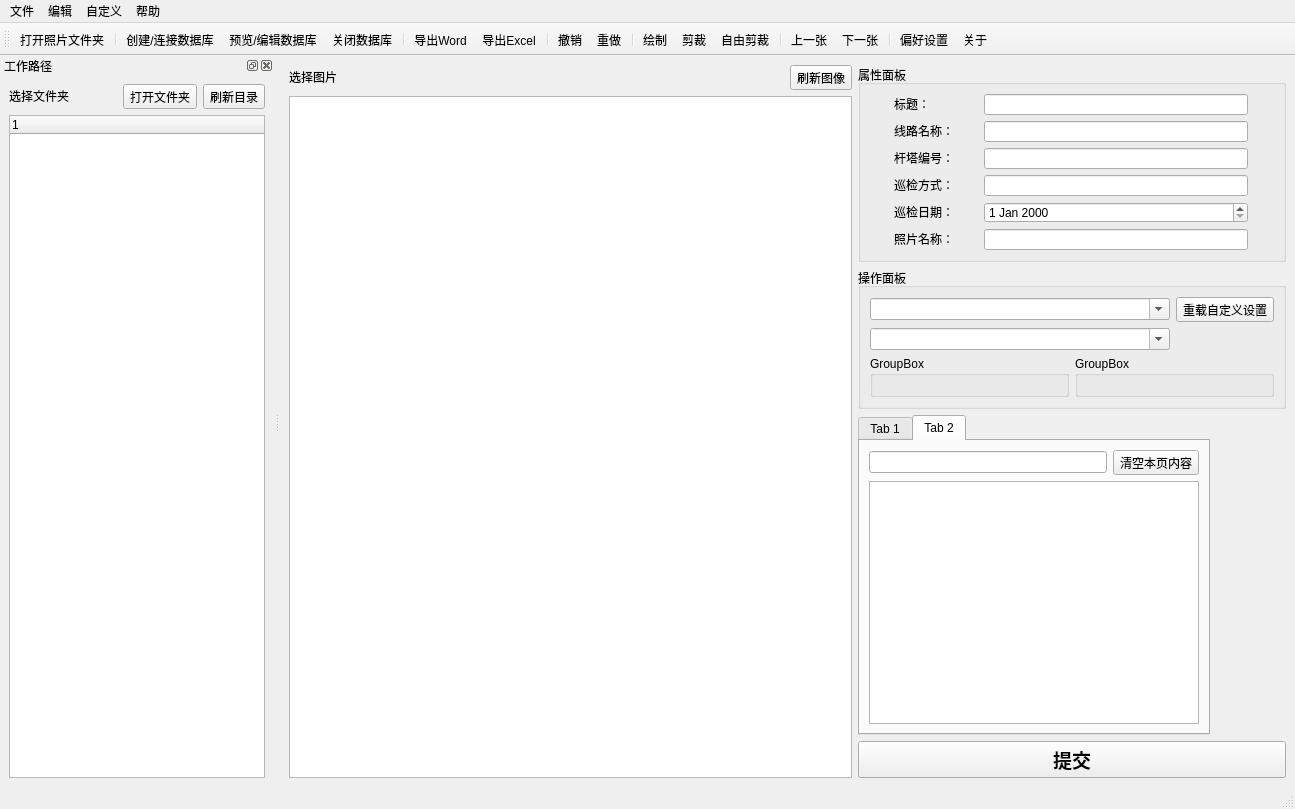
<?xml version="1.0" encoding="UTF-8"?>
<ui version="4.0">
 <class>MainWindow</class>
 <widget class="QMainWindow" name="MainWindow">
  <property name="geometry">
   <rect>
    <x>0</x>
    <y>0</y>
    <width>1295</width>
    <height>792</height>
   </rect>
  </property>
  <property name="windowTitle">
   <string>MainWindow</string>
  </property>
  <widget class="QWidget" name="centralwidget">
   <layout class="QHBoxLayout" name="horizontalLayout_6">
    <item>
     <layout class="QVBoxLayout" name="verticalLayout_4">
      <item>
       <layout class="QHBoxLayout" name="horizontalLayout_5">
        <item>
         <widget class="QLabel" name="label_8">
          <property name="text">
           <string>&lt;html&gt;&lt;head/&gt;&lt;body&gt;&lt;p&gt;选择图片&lt;/p&gt;&lt;/body&gt;&lt;/html&gt;</string>
          </property>
         </widget>
        </item>
        <item>
         <widget class="QToolButton" name="toolButton_5">
          <property name="statusTip">
           <string>刷新图像</string>
          </property>
          <property name="text">
           <string>刷新图像</string>
          </property>
          <property name="icon">
           <iconset resource="DLXJResources.qrc">
            <normaloff>:/assets/icon/refresh.png</normaloff>:/assets/icon/refresh.png</iconset>
          </property>
         </widget>
        </item>
       </layout>
      </item>
      <item>
       <widget class="QGraphicsView" name="gv_main_viewport"/>
      </item>
     </layout>
    </item>
    <item>
     <layout class="QVBoxLayout" name="verticalLayout_2">
      <item>
       <widget class="QGroupBox" name="groupBox">
        <property name="sizePolicy">
         <sizepolicy hsizetype="Preferred" vsizetype="Preferred">
          <horstretch>0</horstretch>
          <verstretch>0</verstretch>
         </sizepolicy>
        </property>
        <property name="title">
         <string>属性面板</string>
        </property>
        <layout class="QVBoxLayout" name="verticalLayout_3">
         <item>
          <layout class="QGridLayout" name="gridLayout">
           <item row="3" column="0">
            <widget class="QLabel" name="label_5">
             <property name="sizePolicy">
              <sizepolicy hsizetype="Fixed" vsizetype="Fixed">
               <horstretch>0</horstretch>
               <verstretch>0</verstretch>
              </sizepolicy>
             </property>
             <property name="minimumSize">
              <size>
               <width>60</width>
               <height>21</height>
              </size>
             </property>
             <property name="text">
              <string>&lt;html&gt;&lt;head/&gt;&lt;body&gt;&lt;p&gt;巡检方式：&lt;/p&gt;&lt;/body&gt;&lt;/html&gt;</string>
             </property>
            </widget>
           </item>
           <item row="2" column="0">
            <widget class="QLabel" name="label_4">
             <property name="sizePolicy">
              <sizepolicy hsizetype="Fixed" vsizetype="Fixed">
               <horstretch>0</horstretch>
               <verstretch>0</verstretch>
              </sizepolicy>
             </property>
             <property name="minimumSize">
              <size>
               <width>60</width>
               <height>21</height>
              </size>
             </property>
             <property name="text">
              <string>&lt;html&gt;&lt;head/&gt;&lt;body&gt;&lt;p&gt;杆塔编号：&lt;/p&gt;&lt;/body&gt;&lt;/html&gt;</string>
             </property>
            </widget>
           </item>
           <item row="5" column="0">
            <widget class="QLabel" name="label_7">
             <property name="sizePolicy">
              <sizepolicy hsizetype="Fixed" vsizetype="Fixed">
               <horstretch>0</horstretch>
               <verstretch>0</verstretch>
              </sizepolicy>
             </property>
             <property name="minimumSize">
              <size>
               <width>60</width>
               <height>21</height>
              </size>
             </property>
             <property name="text">
              <string>&lt;html&gt;&lt;head/&gt;&lt;body&gt;&lt;p&gt;照片名称：&lt;/p&gt;&lt;/body&gt;&lt;/html&gt;</string>
             </property>
            </widget>
           </item>
           <item row="4" column="0">
            <widget class="QLabel" name="label_6">
             <property name="sizePolicy">
              <sizepolicy hsizetype="Fixed" vsizetype="Fixed">
               <horstretch>0</horstretch>
               <verstretch>0</verstretch>
              </sizepolicy>
             </property>
             <property name="minimumSize">
              <size>
               <width>60</width>
               <height>21</height>
              </size>
             </property>
             <property name="text">
              <string>&lt;html&gt;&lt;head/&gt;&lt;body&gt;&lt;p&gt;巡检日期：&lt;/p&gt;&lt;/body&gt;&lt;/html&gt;</string>
             </property>
            </widget>
           </item>
           <item row="1" column="0">
            <widget class="QLabel" name="label_3">
             <property name="sizePolicy">
              <sizepolicy hsizetype="Fixed" vsizetype="Fixed">
               <horstretch>0</horstretch>
               <verstretch>0</verstretch>
              </sizepolicy>
             </property>
             <property name="minimumSize">
              <size>
               <width>60</width>
               <height>21</height>
              </size>
             </property>
             <property name="text">
              <string>&lt;html&gt;&lt;head/&gt;&lt;body&gt;&lt;p&gt;线路名称：&lt;/p&gt;&lt;/body&gt;&lt;/html&gt;</string>
             </property>
            </widget>
           </item>
           <item row="0" column="0">
            <widget class="QLabel" name="label_2">
             <property name="sizePolicy">
              <sizepolicy hsizetype="Fixed" vsizetype="Fixed">
               <horstretch>0</horstretch>
               <verstretch>0</verstretch>
              </sizepolicy>
             </property>
             <property name="minimumSize">
              <size>
               <width>60</width>
               <height>21</height>
              </size>
             </property>
             <property name="text">
              <string>&lt;html&gt;&lt;head/&gt;&lt;body&gt;&lt;p&gt;标题：&lt;/p&gt;&lt;/body&gt;&lt;/html&gt;</string>
             </property>
            </widget>
           </item>
           <item row="0" column="1">
            <widget class="QLineEdit" name="lineEdit">
             <property name="sizePolicy">
              <sizepolicy hsizetype="Fixed" vsizetype="Fixed">
               <horstretch>0</horstretch>
               <verstretch>0</verstretch>
              </sizepolicy>
             </property>
             <property name="minimumSize">
              <size>
               <width>264</width>
               <height>21</height>
              </size>
             </property>
            </widget>
           </item>
           <item row="1" column="1">
            <widget class="QLineEdit" name="lineEdit_2">
             <property name="sizePolicy">
              <sizepolicy hsizetype="Fixed" vsizetype="Fixed">
               <horstretch>0</horstretch>
               <verstretch>0</verstretch>
              </sizepolicy>
             </property>
             <property name="minimumSize">
              <size>
               <width>264</width>
               <height>21</height>
              </size>
             </property>
            </widget>
           </item>
           <item row="2" column="1">
            <widget class="QLineEdit" name="lineEdit_3">
             <property name="sizePolicy">
              <sizepolicy hsizetype="Fixed" vsizetype="Fixed">
               <horstretch>0</horstretch>
               <verstretch>0</verstretch>
              </sizepolicy>
             </property>
             <property name="minimumSize">
              <size>
               <width>264</width>
               <height>21</height>
              </size>
             </property>
            </widget>
           </item>
           <item row="3" column="1">
            <widget class="QLineEdit" name="lineEdit_4">
             <property name="sizePolicy">
              <sizepolicy hsizetype="Fixed" vsizetype="Fixed">
               <horstretch>0</horstretch>
               <verstretch>0</verstretch>
              </sizepolicy>
             </property>
             <property name="minimumSize">
              <size>
               <width>264</width>
               <height>21</height>
              </size>
             </property>
            </widget>
           </item>
           <item row="4" column="1">
            <widget class="QDateEdit" name="dateEdit">
             <property name="sizePolicy">
              <sizepolicy hsizetype="Fixed" vsizetype="Fixed">
               <horstretch>0</horstretch>
               <verstretch>0</verstretch>
              </sizepolicy>
             </property>
             <property name="minimumSize">
              <size>
               <width>264</width>
               <height>21</height>
              </size>
             </property>
            </widget>
           </item>
           <item row="5" column="1">
            <widget class="QLineEdit" name="lineEdit_5">
             <property name="sizePolicy">
              <sizepolicy hsizetype="Fixed" vsizetype="Fixed">
               <horstretch>0</horstretch>
               <verstretch>0</verstretch>
              </sizepolicy>
             </property>
             <property name="minimumSize">
              <size>
               <width>264</width>
               <height>21</height>
              </size>
             </property>
            </widget>
           </item>
          </layout>
         </item>
        </layout>
       </widget>
      </item>
      <item>
       <widget class="QGroupBox" name="groupBox_2">
        <property name="sizePolicy">
         <sizepolicy hsizetype="Preferred" vsizetype="Preferred">
          <horstretch>0</horstretch>
          <verstretch>0</verstretch>
         </sizepolicy>
        </property>
        <property name="title">
         <string>操作面板</string>
        </property>
        <layout class="QVBoxLayout" name="verticalLayout_5">
         <item>
          <layout class="QGridLayout" name="gridLayout_4">
           <item row="0" column="0">
            <widget class="QComboBox" name="cb_cb1">
             <property name="sizePolicy">
              <sizepolicy hsizetype="Fixed" vsizetype="Fixed">
               <horstretch>0</horstretch>
               <verstretch>0</verstretch>
              </sizepolicy>
             </property>
             <property name="minimumSize">
              <size>
               <width>300</width>
               <height>22</height>
              </size>
             </property>
             <property name="editable">
              <bool>true</bool>
             </property>
            </widget>
           </item>
           <item row="0" column="1">
            <widget class="QToolButton" name="toolButton_3">
             <property name="statusTip">
              <string>重载配置文件</string>
             </property>
             <property name="text">
              <string>重载自定义设置</string>
             </property>
             <property name="icon">
              <iconset resource="DLXJResources.qrc">
               <normaloff>:/assets/icon/reload.png</normaloff>:/assets/icon/reload.png</iconset>
             </property>
            </widget>
           </item>
           <item row="1" column="0">
            <widget class="QComboBox" name="cb_cb2">
             <property name="sizePolicy">
              <sizepolicy hsizetype="Fixed" vsizetype="Fixed">
               <horstretch>0</horstretch>
               <verstretch>0</verstretch>
              </sizepolicy>
             </property>
             <property name="minimumSize">
              <size>
               <width>300</width>
               <height>22</height>
              </size>
             </property>
             <property name="editable">
              <bool>true</bool>
             </property>
            </widget>
           </item>
          </layout>
         </item>
         <item>
          <layout class="QHBoxLayout" name="horizontalLayout_4">
           <item>
            <widget class="QGroupBox" name="gb_rb1">
             <property name="sizePolicy">
              <sizepolicy hsizetype="Preferred" vsizetype="Preferred">
               <horstretch>0</horstretch>
               <verstretch>0</verstretch>
              </sizepolicy>
             </property>
             <property name="title">
              <string>GroupBox</string>
             </property>
             <layout class="QVBoxLayout" name="verticalLayout_6">
              <item>
               <layout class="QGridLayout" name="gl_rb1"/>
              </item>
             </layout>
            </widget>
           </item>
           <item>
            <widget class="QGroupBox" name="gb_rb2">
             <property name="sizePolicy">
              <sizepolicy hsizetype="Preferred" vsizetype="Preferred">
               <horstretch>0</horstretch>
               <verstretch>0</verstretch>
              </sizepolicy>
             </property>
             <property name="title">
              <string>GroupBox</string>
             </property>
             <layout class="QVBoxLayout" name="verticalLayout_7">
              <item>
               <layout class="QGridLayout" name="gl_rb2"/>
              </item>
             </layout>
            </widget>
           </item>
          </layout>
         </item>
        </layout>
       </widget>
      </item>
      <item>
       <widget class="QTabWidget" name="tabWidget">
        <property name="sizePolicy">
         <sizepolicy hsizetype="Fixed" vsizetype="Expanding">
          <horstretch>0</horstretch>
          <verstretch>0</verstretch>
         </sizepolicy>
        </property>
        <property name="minimumSize">
         <size>
          <width>352</width>
          <height>320</height>
         </size>
        </property>
        <property name="currentIndex">
         <number>1</number>
        </property>
        <widget class="QWidget" name="tab">
         <attribute name="title">
          <string>Tab 1</string>
         </attribute>
         <layout class="QVBoxLayout" name="verticalLayout_8">
          <item>
           <layout class="QHBoxLayout" name="horizontalLayout_2">
            <item>
             <widget class="QLineEdit" name="le_tb1"/>
            </item>
            <item>
             <widget class="QToolButton" name="tb_clear_tab1">
              <property name="statusTip">
               <string>清除本页内容</string>
              </property>
              <property name="text">
               <string>清空本页内容</string>
              </property>
              <property name="icon">
               <iconset resource="DLXJResources.qrc">
                <normaloff>:/assets/icon/clear.png</normaloff>:/assets/icon/clear.png</iconset>
              </property>
             </widget>
            </item>
           </layout>
          </item>
          <item>
           <widget class="QGraphicsView" name="gv_tb1"/>
          </item>
         </layout>
        </widget>
        <widget class="QWidget" name="tab_2">
         <attribute name="title">
          <string>Tab 2</string>
         </attribute>
         <layout class="QVBoxLayout" name="verticalLayout_9">
          <item>
           <layout class="QHBoxLayout" name="horizontalLayout_3">
            <item>
             <widget class="QLineEdit" name="le_tb2"/>
            </item>
            <item>
             <widget class="QToolButton" name="tb_clear_tb2">
              <property name="statusTip">
               <string>清除本页内容</string>
              </property>
              <property name="text">
               <string>清空本页内容</string>
              </property>
              <property name="icon">
               <iconset resource="DLXJResources.qrc">
                <normaloff>:/assets/icon/clear.png</normaloff>:/assets/icon/clear.png</iconset>
              </property>
             </widget>
            </item>
           </layout>
          </item>
          <item>
           <widget class="QGraphicsView" name="gv_tab2"/>
          </item>
         </layout>
        </widget>
       </widget>
      </item>
      <item>
       <widget class="QPushButton" name="pb_commit_Db">
        <property name="font">
         <font>
          <pointsize>14</pointsize>
          <bold>true</bold>
         </font>
        </property>
        <property name="text">
         <string>提交</string>
        </property>
        <property name="icon">
         <iconset resource="DLXJResources.qrc">
          <normaloff>:/assets/icon/commit.png</normaloff>:/assets/icon/commit.png</iconset>
        </property>
        <property name="iconSize">
         <size>
          <width>20</width>
          <height>20</height>
         </size>
        </property>
       </widget>
      </item>
     </layout>
    </item>
   </layout>
  </widget>
  <widget class="QMenuBar" name="menubar">
   <property name="geometry">
    <rect>
     <x>0</x>
     <y>0</y>
     <width>1295</width>
     <height>22</height>
    </rect>
   </property>
   <widget class="QMenu" name="menu">
    <property name="title">
     <string>文件</string>
    </property>
    <addaction name="action_open"/>
    <addaction name="separator"/>
    <addaction name="action_link_db"/>
    <addaction name="action_edit_db"/>
    <addaction name="action_close_db"/>
    <addaction name="separator"/>
    <addaction name="action_export_docx"/>
    <addaction name="action_export_xlsx"/>
   </widget>
   <widget class="QMenu" name="menu_2">
    <property name="title">
     <string>编辑</string>
    </property>
    <addaction name="action_undo"/>
    <addaction name="action_redo"/>
    <addaction name="separator"/>
    <addaction name="action_paint"/>
    <addaction name="action_clip"/>
    <addaction name="action_free_clip"/>
    <addaction name="separator"/>
    <addaction name="action_previous"/>
    <addaction name="action_next"/>
   </widget>
   <widget class="QMenu" name="menu_3">
    <property name="title">
     <string>自定义</string>
    </property>
    <addaction name="action_options"/>
   </widget>
   <widget class="QMenu" name="menu_4">
    <property name="title">
     <string>帮助</string>
    </property>
    <addaction name="action_about"/>
   </widget>
   <addaction name="menu"/>
   <addaction name="menu_2"/>
   <addaction name="menu_3"/>
   <addaction name="menu_4"/>
  </widget>
  <widget class="QStatusBar" name="statusbar"/>
  <widget class="QToolBar" name="toolBar">
   <property name="windowTitle">
    <string>toolBar</string>
   </property>
   <attribute name="toolBarArea">
    <enum>TopToolBarArea</enum>
   </attribute>
   <attribute name="toolBarBreak">
    <bool>false</bool>
   </attribute>
   <addaction name="action_open"/>
   <addaction name="separator"/>
   <addaction name="action_link_db"/>
   <addaction name="action_edit_db"/>
   <addaction name="action_close_db"/>
   <addaction name="separator"/>
   <addaction name="action_export_docx"/>
   <addaction name="action_export_xlsx"/>
   <addaction name="separator"/>
   <addaction name="action_undo"/>
   <addaction name="action_redo"/>
   <addaction name="separator"/>
   <addaction name="action_paint"/>
   <addaction name="action_clip"/>
   <addaction name="action_free_clip"/>
   <addaction name="separator"/>
   <addaction name="action_previous"/>
   <addaction name="action_next"/>
   <addaction name="separator"/>
   <addaction name="action_options"/>
   <addaction name="action_about"/>
  </widget>
  <widget class="QDockWidget" name="dw_work_path">
   <property name="sizePolicy">
    <sizepolicy hsizetype="Fixed" vsizetype="Preferred">
     <horstretch>0</horstretch>
     <verstretch>0</verstretch>
    </sizepolicy>
   </property>
   <property name="minimumSize">
    <size>
     <width>274</width>
     <height>219</height>
    </size>
   </property>
   <property name="allowedAreas">
    <set>Qt::LeftDockWidgetArea|Qt::RightDockWidgetArea</set>
   </property>
   <property name="windowTitle">
    <string>工作路径</string>
   </property>
   <attribute name="dockWidgetArea">
    <number>1</number>
   </attribute>
   <widget class="QWidget" name="dockWidgetContents">
    <layout class="QVBoxLayout" name="verticalLayout">
     <item>
      <layout class="QHBoxLayout" name="horizontalLayout">
       <item>
        <widget class="QLabel" name="lbl_work_path">
         <property name="text">
          <string>&lt;html&gt;&lt;head/&gt;&lt;body&gt;&lt;p&gt;选择文件夹&lt;/p&gt;&lt;/body&gt;&lt;/html&gt;</string>
         </property>
        </widget>
       </item>
       <item>
        <widget class="QToolButton" name="tb_open">
         <property name="statusTip">
          <string>选择文件夹</string>
         </property>
         <property name="text">
          <string>打开文件夹</string>
         </property>
         <property name="icon">
          <iconset resource="DLXJResources.qrc">
           <normaloff>:/assets/icon/open_folder.png</normaloff>:/assets/icon/open_folder.png</iconset>
         </property>
        </widget>
       </item>
       <item>
        <widget class="QToolButton" name="tb_reload_work_path">
         <property name="statusTip">
          <string>刷新工作路径</string>
         </property>
         <property name="text">
          <string>刷新目录</string>
         </property>
         <property name="icon">
          <iconset resource="DLXJResources.qrc">
           <normaloff>:/assets/icon/refresh.png</normaloff>:/assets/icon/refresh.png</iconset>
         </property>
        </widget>
       </item>
      </layout>
     </item>
     <item>
      <widget class="QTreeWidget" name="tv_work_path_tree">
       <property name="sizePolicy">
        <sizepolicy hsizetype="Fixed" vsizetype="Expanding">
         <horstretch>0</horstretch>
         <verstretch>0</verstretch>
        </sizepolicy>
       </property>
       <property name="minimumSize">
        <size>
         <width>256</width>
         <height>0</height>
        </size>
       </property>
       <column>
        <property name="text">
         <string notr="true">1</string>
        </property>
       </column>
      </widget>
     </item>
    </layout>
   </widget>
  </widget>
  <action name="action_open">
   <property name="icon">
    <iconset>
     <normalon>:/assets/icon/open_folder.png</normalon>
    </iconset>
   </property>
   <property name="text">
    <string>打开照片文件夹</string>
   </property>
   <property name="shortcut">
    <string>Ctrl+O</string>
   </property>
  </action>
  <action name="action_link_db">
   <property name="icon">
    <iconset resource="DLXJResources.qrc">
     <normaloff>:/assets/icon/connect_db.PNG</normaloff>
     <normalon>icon/connect_db.PNG</normalon>:/assets/icon/connect_db.PNG</iconset>
   </property>
   <property name="text">
    <string>创建/连接数据库</string>
   </property>
   <property name="shortcut">
    <string>Ctrl+L</string>
   </property>
  </action>
  <action name="action_edit_db">
   <property name="icon">
    <iconset>
     <normalon>:/assets/icon/edit_db.PNG</normalon>
    </iconset>
   </property>
   <property name="text">
    <string>预览/编辑数据库</string>
   </property>
   <property name="shortcut">
    <string>Ctrl+D</string>
   </property>
  </action>
  <action name="action_close_db">
   <property name="icon">
    <iconset>
     <normalon>:/assets/icon/save_db.PNG</normalon>
    </iconset>
   </property>
   <property name="text">
    <string>关闭数据库</string>
   </property>
   <property name="shortcut">
    <string>Ctrl+S</string>
   </property>
  </action>
  <action name="action_export_docx">
   <property name="icon">
    <iconset>
     <normalon>:/assets/icon/word.png</normalon>
    </iconset>
   </property>
   <property name="text">
    <string>导出Word</string>
   </property>
   <property name="shortcut">
    <string>Ctrl+W</string>
   </property>
  </action>
  <action name="action_export_xlsx">
   <property name="icon">
    <iconset resource="DLXJResources.qrc">
     <normaloff>:/assets/icon/xlsx.png</normaloff>
     <normalon>icon/xlsx.png</normalon>:/assets/icon/xlsx.png</iconset>
   </property>
   <property name="text">
    <string>导出Excel</string>
   </property>
   <property name="shortcut">
    <string>Ctrl+E</string>
   </property>
  </action>
  <action name="action_undo">
   <property name="icon">
    <iconset>
     <normalon>:/assets/icon/undo.PNG</normalon>
    </iconset>
   </property>
   <property name="text">
    <string>撤销</string>
   </property>
   <property name="shortcut">
    <string>Ctrl+Z</string>
   </property>
  </action>
  <action name="action_redo">
   <property name="icon">
    <iconset>
     <normalon>:/assets/icon/redo.png</normalon>
    </iconset>
   </property>
   <property name="text">
    <string>重做</string>
   </property>
   <property name="shortcut">
    <string>Ctrl+Shift+Z</string>
   </property>
  </action>
  <action name="action_paint">
   <property name="icon">
    <iconset>
     <normalon>:/assets/icon/square_select.png</normalon>
    </iconset>
   </property>
   <property name="text">
    <string>绘制</string>
   </property>
   <property name="shortcut">
    <string>A</string>
   </property>
  </action>
  <action name="action_clip">
   <property name="icon">
    <iconset>
     <normalon>:/assets/icon/clip.png</normalon>
    </iconset>
   </property>
   <property name="text">
    <string>剪裁</string>
   </property>
   <property name="shortcut">
    <string>B</string>
   </property>
  </action>
  <action name="action_free_clip">
   <property name="icon">
    <iconset>
     <normalon>:/assets/icon/free_clip.png</normalon>
    </iconset>
   </property>
   <property name="text">
    <string>自由剪裁</string>
   </property>
   <property name="shortcut">
    <string>F</string>
   </property>
  </action>
  <action name="action_previous">
   <property name="icon">
    <iconset>
     <normalon>:/assets/icon/previous.png</normalon>
    </iconset>
   </property>
   <property name="text">
    <string>上一张</string>
   </property>
   <property name="shortcut">
    <string>Left</string>
   </property>
  </action>
  <action name="action_next">
   <property name="icon">
    <iconset>
     <normalon>:/assets/icon/next.png</normalon>
    </iconset>
   </property>
   <property name="text">
    <string>下一张</string>
   </property>
   <property name="shortcut">
    <string>Right</string>
   </property>
  </action>
  <action name="action_options">
   <property name="icon">
    <iconset>
     <normalon>:/assets/icon/option.png</normalon>
    </iconset>
   </property>
   <property name="text">
    <string>偏好设置</string>
   </property>
   <property name="shortcut">
    <string>Ctrl+Shift+O</string>
   </property>
  </action>
  <action name="action_about">
   <property name="icon">
    <iconset resource="DLXJResources.qrc">
     <normaloff>:/assets/icon/about.png</normaloff>
     <normalon>icon/about.png</normalon>:/assets/icon/about.png</iconset>
   </property>
   <property name="text">
    <string>关于</string>
   </property>
   <property name="shortcut">
    <string>F1</string>
   </property>
  </action>
 </widget>
 <resources>
  <include location="DLXJResources.qrc"/>
 </resources>
 <connections/>
</ui>
